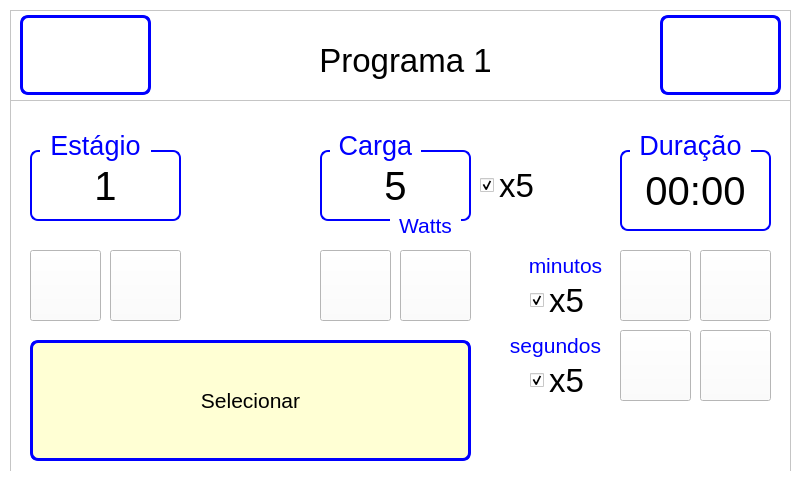
<?xml version="1.0" encoding="UTF-8"?>
<ui version="4.0">
 <class>protocolwindow</class>
 <widget class="QWidget" name="protocolwindow">
  <property name="windowModality">
   <enum>Qt::NonModal</enum>
  </property>
  <property name="geometry">
   <rect>
    <x>0</x>
    <y>0</y>
    <width>800</width>
    <height>480</height>
   </rect>
  </property>
  <property name="contextMenuPolicy">
   <enum>Qt::NoContextMenu</enum>
  </property>
  <property name="autoFillBackground">
   <bool>false</bool>
  </property>
  <property name="styleSheet">
   <string notr="true">background-color: rgb(255, 255, 255);</string>
  </property>
  <widget class="QFrame" name="frame">
   <property name="geometry">
    <rect>
     <x>10</x>
     <y>10</y>
     <width>781</width>
     <height>461</height>
    </rect>
   </property>
   <property name="cursor">
    <cursorShape>ArrowCursor</cursorShape>
   </property>
   <property name="frameShape">
    <enum>QFrame::StyledPanel</enum>
   </property>
   <property name="frameShadow">
    <enum>QFrame::Raised</enum>
   </property>
   <widget class="QLabel" name="lbl_protocol">
    <property name="geometry">
     <rect>
      <x>140</x>
      <y>25</y>
      <width>511</width>
      <height>51</height>
     </rect>
    </property>
    <property name="font">
     <font>
      <pointsize>25</pointsize>
     </font>
    </property>
    <property name="text">
     <string>Programa 1</string>
    </property>
    <property name="alignment">
     <set>Qt::AlignCenter</set>
    </property>
   </widget>
   <widget class="QPushButton" name="pb_increaseProtocol">
    <property name="geometry">
     <rect>
      <x>650</x>
      <y>5</y>
      <width>121</width>
      <height>80</height>
     </rect>
    </property>
    <property name="styleSheet">
     <string notr="true">border:3px solid blue;
border-radius:8;</string>
    </property>
    <property name="text">
     <string/>
    </property>
    <property name="icon">
     <iconset resource="img.qrc">
      <normaloff>:/img/img/button_right.png</normaloff>:/img/img/button_right.png</iconset>
    </property>
    <property name="iconSize">
     <size>
      <width>64</width>
      <height>64</height>
     </size>
    </property>
   </widget>
   <widget class="QPushButton" name="pb_decreaseProtocol">
    <property name="geometry">
     <rect>
      <x>10</x>
      <y>5</y>
      <width>131</width>
      <height>80</height>
     </rect>
    </property>
    <property name="styleSheet">
     <string notr="true">border:3px solid blue;
border-radius:8;</string>
    </property>
    <property name="text">
     <string/>
    </property>
    <property name="icon">
     <iconset resource="img.qrc">
      <normaloff>:/img/img/button_left.png</normaloff>:/img/img/button_left.png</iconset>
    </property>
    <property name="iconSize">
     <size>
      <width>64</width>
      <height>64</height>
     </size>
    </property>
   </widget>
   <widget class="QFrame" name="frame_2">
    <property name="geometry">
     <rect>
      <x>0</x>
      <y>90</y>
      <width>781</width>
      <height>381</height>
     </rect>
    </property>
    <property name="cursor">
     <cursorShape>ArrowCursor</cursorShape>
    </property>
    <property name="autoFillBackground">
     <bool>false</bool>
    </property>
    <property name="frameShape">
     <enum>QFrame::StyledPanel</enum>
    </property>
    <property name="frameShadow">
     <enum>QFrame::Raised</enum>
    </property>
    <widget class="QLabel" name="lbl_loadValue">
     <property name="geometry">
      <rect>
       <x>310</x>
       <y>50</y>
       <width>151</width>
       <height>71</height>
      </rect>
     </property>
     <property name="font">
      <font>
       <pointsize>30</pointsize>
      </font>
     </property>
     <property name="styleSheet">
      <string notr="true">border:2px solid blue;
border-radius:8;</string>
     </property>
     <property name="text">
      <string>5</string>
     </property>
     <property name="alignment">
      <set>Qt::AlignCenter</set>
     </property>
     <property name="margin">
      <number>14</number>
     </property>
    </widget>
    <widget class="QPushButton" name="pb_increaseStage">
     <property name="geometry">
      <rect>
       <x>20</x>
       <y>150</y>
       <width>71</width>
       <height>71</height>
      </rect>
     </property>
     <property name="styleSheet">
      <string notr="true">background-color: rgb(255, 255, 255);</string>
     </property>
     <property name="text">
      <string/>
     </property>
     <property name="icon">
      <iconset resource="img.qrc">
       <normaloff>:/img/img/button_plus.png</normaloff>:/img/img/button_plus.png</iconset>
     </property>
     <property name="iconSize">
      <size>
       <width>48</width>
       <height>48</height>
      </size>
     </property>
    </widget>
    <widget class="QPushButton" name="pb_decreaseStage">
     <property name="geometry">
      <rect>
       <x>100</x>
       <y>150</y>
       <width>71</width>
       <height>71</height>
      </rect>
     </property>
     <property name="styleSheet">
      <string notr="true">background-color: rgb(255, 255, 255);</string>
     </property>
     <property name="text">
      <string/>
     </property>
     <property name="icon">
      <iconset resource="img.qrc">
       <normaloff>:/img/img/button_minus.png</normaloff>:/img/img/button_minus.png</iconset>
     </property>
     <property name="iconSize">
      <size>
       <width>48</width>
       <height>48</height>
      </size>
     </property>
    </widget>
    <widget class="QPushButton" name="pb_increaseLoad">
     <property name="geometry">
      <rect>
       <x>310</x>
       <y>150</y>
       <width>71</width>
       <height>71</height>
      </rect>
     </property>
     <property name="styleSheet">
      <string notr="true">background-color: rgb(255, 255, 255);</string>
     </property>
     <property name="text">
      <string/>
     </property>
     <property name="icon">
      <iconset resource="img.qrc">
       <normaloff>:/img/img/button_plus.png</normaloff>:/img/img/button_plus.png</iconset>
     </property>
     <property name="iconSize">
      <size>
       <width>48</width>
       <height>48</height>
      </size>
     </property>
    </widget>
    <widget class="QPushButton" name="pb_decreaseLoad">
     <property name="geometry">
      <rect>
       <x>390</x>
       <y>150</y>
       <width>71</width>
       <height>71</height>
      </rect>
     </property>
     <property name="styleSheet">
      <string notr="true">background-color: rgb(255, 255, 255);</string>
     </property>
     <property name="text">
      <string/>
     </property>
     <property name="icon">
      <iconset resource="img.qrc">
       <normaloff>:/img/img/button_minus.png</normaloff>:/img/img/button_minus.png</iconset>
     </property>
     <property name="iconSize">
      <size>
       <width>48</width>
       <height>48</height>
      </size>
     </property>
    </widget>
    <widget class="QLabel" name="lbl_loadTag">
     <property name="geometry">
      <rect>
       <x>320</x>
       <y>30</y>
       <width>91</width>
       <height>31</height>
      </rect>
     </property>
     <property name="font">
      <font>
       <pointsize>20</pointsize>
      </font>
     </property>
     <property name="styleSheet">
      <string notr="true">color:blue;</string>
     </property>
     <property name="text">
      <string>Carga</string>
     </property>
     <property name="alignment">
      <set>Qt::AlignCenter</set>
     </property>
    </widget>
    <widget class="QLabel" name="lbl_stageTag">
     <property name="geometry">
      <rect>
       <x>30</x>
       <y>30</y>
       <width>111</width>
       <height>31</height>
      </rect>
     </property>
     <property name="font">
      <font>
       <pointsize>20</pointsize>
      </font>
     </property>
     <property name="styleSheet">
      <string notr="true">color:blue;</string>
     </property>
     <property name="text">
      <string>Estágio</string>
     </property>
     <property name="alignment">
      <set>Qt::AlignCenter</set>
     </property>
    </widget>
    <widget class="QCheckBox" name="cb_secondsTimesFive">
     <property name="geometry">
      <rect>
       <x>520</x>
       <y>260</y>
       <width>81</width>
       <height>41</height>
      </rect>
     </property>
     <property name="font">
      <font>
       <pointsize>25</pointsize>
      </font>
     </property>
     <property name="text">
      <string>x5</string>
     </property>
     <property name="checked">
      <bool>true</bool>
     </property>
    </widget>
    <widget class="QLabel" name="lbl_timeTag">
     <property name="geometry">
      <rect>
       <x>620</x>
       <y>30</y>
       <width>121</width>
       <height>31</height>
      </rect>
     </property>
     <property name="font">
      <font>
       <pointsize>20</pointsize>
      </font>
     </property>
     <property name="styleSheet">
      <string notr="true">color:blue;</string>
     </property>
     <property name="text">
      <string>Duração</string>
     </property>
     <property name="alignment">
      <set>Qt::AlignCenter</set>
     </property>
    </widget>
    <widget class="QPushButton" name="pb_exit">
     <property name="geometry">
      <rect>
       <x>20</x>
       <y>240</y>
       <width>441</width>
       <height>121</height>
      </rect>
     </property>
     <property name="font">
      <font>
       <pointsize>16</pointsize>
      </font>
     </property>
     <property name="layoutDirection">
      <enum>Qt::LeftToRight</enum>
     </property>
     <property name="autoFillBackground">
      <bool>false</bool>
     </property>
     <property name="styleSheet">
      <string notr="true">border:3px solid blue;
background-color:#ffffd4;
border-radius:8;</string>
     </property>
     <property name="text">
      <string>Selecionar</string>
     </property>
     <property name="icon">
      <iconset resource="img.qrc">
       <normaloff>:/img/img/button_play_clear.png</normaloff>:/img/img/button_play_clear.png</iconset>
     </property>
     <property name="iconSize">
      <size>
       <width>32</width>
       <height>32</height>
      </size>
     </property>
    </widget>
    <widget class="QLabel" name="lbl_timeValue">
     <property name="geometry">
      <rect>
       <x>610</x>
       <y>50</y>
       <width>151</width>
       <height>81</height>
      </rect>
     </property>
     <property name="font">
      <font>
       <pointsize>30</pointsize>
      </font>
     </property>
     <property name="styleSheet">
      <string notr="true">border:2px solid blue;
border-radius:8;</string>
     </property>
     <property name="text">
      <string>00:00</string>
     </property>
     <property name="alignment">
      <set>Qt::AlignCenter</set>
     </property>
     <property name="margin">
      <number>14</number>
     </property>
    </widget>
    <widget class="QPushButton" name="pb_increaseMinutes">
     <property name="geometry">
      <rect>
       <x>610</x>
       <y>150</y>
       <width>71</width>
       <height>71</height>
      </rect>
     </property>
     <property name="styleSheet">
      <string notr="true">background-color: rgb(255, 255, 255);</string>
     </property>
     <property name="text">
      <string/>
     </property>
     <property name="icon">
      <iconset resource="img.qrc">
       <normaloff>:/img/img/button_plus.png</normaloff>:/img/img/button_plus.png</iconset>
     </property>
     <property name="iconSize">
      <size>
       <width>48</width>
       <height>48</height>
      </size>
     </property>
    </widget>
    <widget class="QPushButton" name="pb_decreaseMinutes">
     <property name="geometry">
      <rect>
       <x>690</x>
       <y>150</y>
       <width>71</width>
       <height>71</height>
      </rect>
     </property>
     <property name="styleSheet">
      <string notr="true">background-color: rgb(255, 255, 255);</string>
     </property>
     <property name="text">
      <string/>
     </property>
     <property name="icon">
      <iconset resource="img.qrc">
       <normaloff>:/img/img/button_minus.png</normaloff>:/img/img/button_minus.png</iconset>
     </property>
     <property name="iconSize">
      <size>
       <width>48</width>
       <height>58</height>
      </size>
     </property>
    </widget>
    <widget class="QLabel" name="lbl_stageValue">
     <property name="geometry">
      <rect>
       <x>20</x>
       <y>50</y>
       <width>151</width>
       <height>71</height>
      </rect>
     </property>
     <property name="font">
      <font>
       <pointsize>30</pointsize>
      </font>
     </property>
     <property name="styleSheet">
      <string notr="true">border:2px solid blue;
border-radius:8;</string>
     </property>
     <property name="text">
      <string>1</string>
     </property>
     <property name="alignment">
      <set>Qt::AlignCenter</set>
     </property>
     <property name="margin">
      <number>14</number>
     </property>
    </widget>
    <widget class="QCheckBox" name="cb_loadTimesFive">
     <property name="geometry">
      <rect>
       <x>470</x>
       <y>50</y>
       <width>71</width>
       <height>71</height>
      </rect>
     </property>
     <property name="font">
      <font>
       <pointsize>25</pointsize>
      </font>
     </property>
     <property name="text">
      <string>x5</string>
     </property>
     <property name="checked">
      <bool>true</bool>
     </property>
    </widget>
    <widget class="QLabel" name="lbl_minutesTag">
     <property name="geometry">
      <rect>
       <x>510</x>
       <y>150</y>
       <width>91</width>
       <height>31</height>
      </rect>
     </property>
     <property name="font">
      <font>
       <pointsize>16</pointsize>
      </font>
     </property>
     <property name="styleSheet">
      <string notr="true">color:blue;</string>
     </property>
     <property name="text">
      <string>minutos</string>
     </property>
     <property name="alignment">
      <set>Qt::AlignCenter</set>
     </property>
    </widget>
    <widget class="QLabel" name="lbl_secondsTag">
     <property name="geometry">
      <rect>
       <x>490</x>
       <y>230</y>
       <width>111</width>
       <height>31</height>
      </rect>
     </property>
     <property name="font">
      <font>
       <pointsize>16</pointsize>
      </font>
     </property>
     <property name="styleSheet">
      <string notr="true">color:blue;</string>
     </property>
     <property name="text">
      <string>segundos</string>
     </property>
     <property name="alignment">
      <set>Qt::AlignCenter</set>
     </property>
    </widget>
    <widget class="QPushButton" name="pb_increaseSeconds">
     <property name="geometry">
      <rect>
       <x>610</x>
       <y>230</y>
       <width>71</width>
       <height>71</height>
      </rect>
     </property>
     <property name="styleSheet">
      <string notr="true">background-color: rgb(255, 255, 255);</string>
     </property>
     <property name="text">
      <string/>
     </property>
     <property name="icon">
      <iconset resource="img.qrc">
       <normaloff>:/img/img/button_plus.png</normaloff>:/img/img/button_plus.png</iconset>
     </property>
     <property name="iconSize">
      <size>
       <width>48</width>
       <height>48</height>
      </size>
     </property>
    </widget>
    <widget class="QPushButton" name="pb_decreaseSeconds">
     <property name="geometry">
      <rect>
       <x>690</x>
       <y>230</y>
       <width>71</width>
       <height>71</height>
      </rect>
     </property>
     <property name="styleSheet">
      <string notr="true">background-color: rgb(255, 255, 255);</string>
     </property>
     <property name="text">
      <string/>
     </property>
     <property name="icon">
      <iconset resource="img.qrc">
       <normaloff>:/img/img/button_minus.png</normaloff>:/img/img/button_minus.png</iconset>
     </property>
     <property name="iconSize">
      <size>
       <width>48</width>
       <height>58</height>
      </size>
     </property>
    </widget>
    <widget class="QCheckBox" name="cb_minTimesFive">
     <property name="geometry">
      <rect>
       <x>520</x>
       <y>180</y>
       <width>81</width>
       <height>41</height>
      </rect>
     </property>
     <property name="font">
      <font>
       <pointsize>25</pointsize>
      </font>
     </property>
     <property name="text">
      <string>x5</string>
     </property>
     <property name="checked">
      <bool>true</bool>
     </property>
    </widget>
    <widget class="QLabel" name="lbl_loadUnits">
     <property name="geometry">
      <rect>
       <x>380</x>
       <y>110</y>
       <width>71</width>
       <height>31</height>
      </rect>
     </property>
     <property name="font">
      <font>
       <pointsize>16</pointsize>
      </font>
     </property>
     <property name="styleSheet">
      <string notr="true">color:blue;</string>
     </property>
     <property name="text">
      <string>Watts</string>
     </property>
     <property name="alignment">
      <set>Qt::AlignCenter</set>
     </property>
    </widget>
    <zorder>lbl_loadValue</zorder>
    <zorder>pb_increaseStage</zorder>
    <zorder>pb_decreaseStage</zorder>
    <zorder>pb_increaseLoad</zorder>
    <zorder>pb_decreaseLoad</zorder>
    <zorder>lbl_loadTag</zorder>
    <zorder>cb_secondsTimesFive</zorder>
    <zorder>pb_exit</zorder>
    <zorder>lbl_timeValue</zorder>
    <zorder>pb_increaseMinutes</zorder>
    <zorder>pb_decreaseMinutes</zorder>
    <zorder>lbl_stageValue</zorder>
    <zorder>cb_loadTimesFive</zorder>
    <zorder>lbl_minutesTag</zorder>
    <zorder>lbl_secondsTag</zorder>
    <zorder>pb_increaseSeconds</zorder>
    <zorder>pb_decreaseSeconds</zorder>
    <zorder>cb_minTimesFive</zorder>
    <zorder>lbl_loadUnits</zorder>
    <zorder>lbl_timeTag</zorder>
    <zorder>lbl_stageTag</zorder>
   </widget>
  </widget>
 </widget>
 <resources>
  <include location="img.qrc"/>
 </resources>
 <connections/>
</ui>
